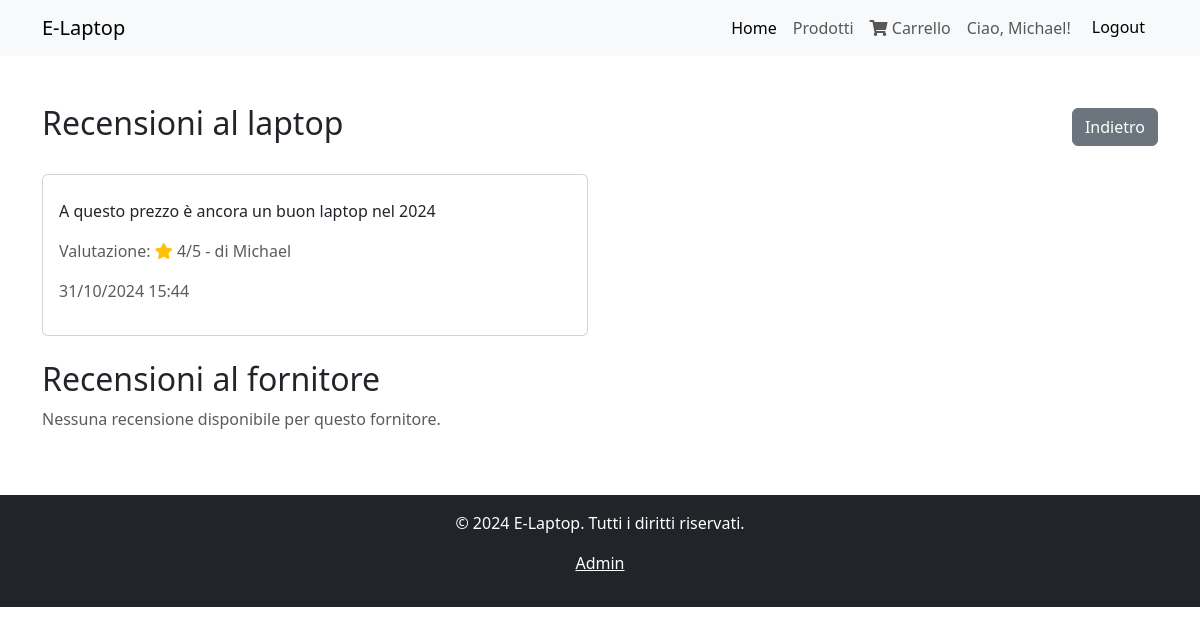
Before: /laptopdetail/28/reviews (signed in) with the older database file.
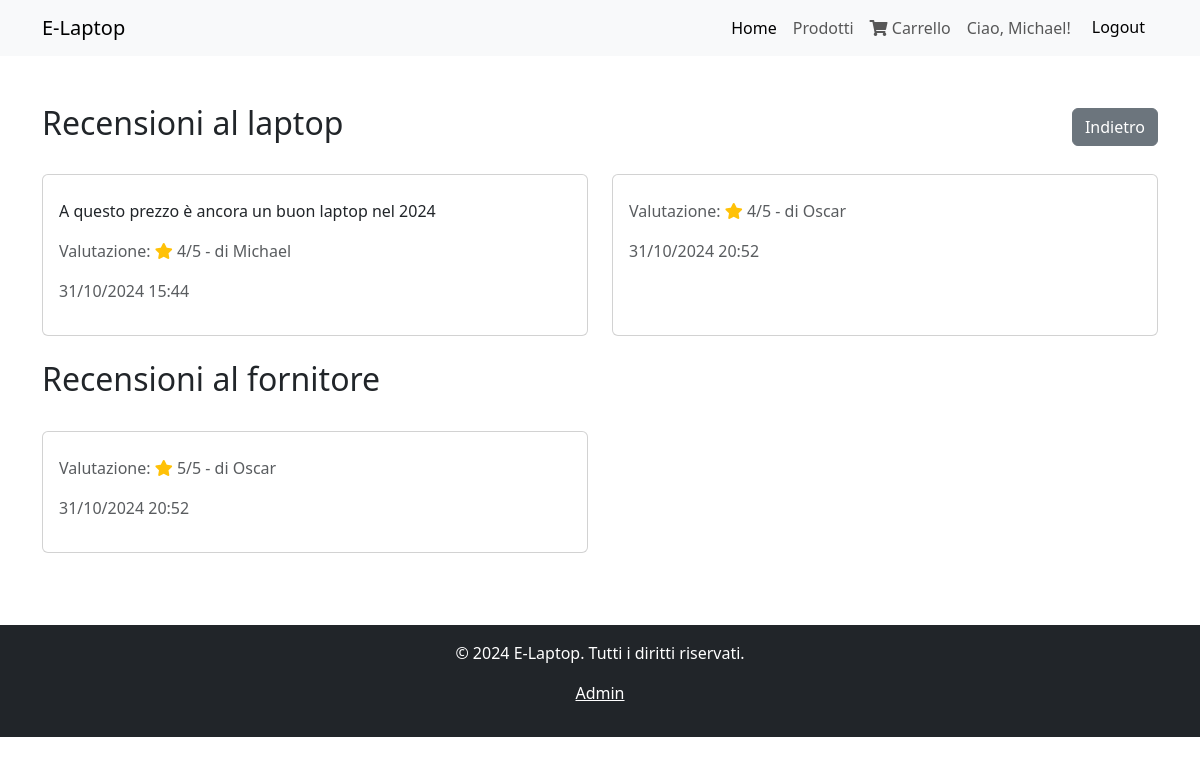
After: the same page with the newer database file.
### management/models.py (models this page shows, shortened)
class CustomUser(AbstractUser):
    USER_TYPE_CHOICES = (
        ('buyer', 'Acquirente'),
        ('seller', 'Fornitore'),
    )
    user_type = models.CharField(max_length=20, choices=USER_TYPE_CHOICES)

class LaptopReview(models.Model):
    user = models.ForeignKey(settings.AUTH_USER_MODEL, on_delete=models.CASCADE)
    laptop = models.ForeignKey(Laptop, on_delete=models.CASCADE)
    rating = models.PositiveIntegerField(choices=[(i, str(i)) for i in range(1, 6)])
    description = models.TextField(max_length=200, blank=True, null=True)
    creation_time = models.DateTimeField(auto_now_add=True)
    class Meta:
        unique_together = (('user', 'laptop'),)

class SellerReview(models.Model):
    user = models.ForeignKey(settings.AUTH_USER_MODEL, on_delete=models.CASCADE, related_name='seller_reviews')
    seller = models.ForeignKey(settings.AUTH_USER_MODEL, on_delete=models.CASCADE, related_name='user_reviews')
    rating = models.PositiveIntegerField(choices=[(i, str(i)) for i in range(1, 6)])
    description = models.TextField(max_length=200, blank=True, null=True)
    creation_time = models.DateTimeField(auto_now_add=True)

### management/views.py (the view)
# urls.py: path('laptopdetail/<int:laptop_id>/reviews', views.laptop_and_seller_reviews_list, name='laptop_and_seller_reviews_list'),
@login_required
def laptop_and_seller_reviews_list(request, laptop_id):
    laptop = get_object_or_404(Laptop, id=laptop_id)
    seller = get_object_or_404(CustomUser, id=laptop.seller_id)
    return render(request, 'management/laptop_and_seller_reviews_list.html', {'laptop': laptop, 'seller': seller})

### management/templates/management/laptop_and_seller_reviews_list.html (shortened to what this page needs)
{% extends "base.html" %}
{% block content %}
<div class="row mt-5">
    <div class="col-md-12">
        <div class="d-flex justify-content-between align-items-center">
            <h2>Recensioni al laptop</h2>
            <a href="{% url 'laptop_detail' laptop.id %}" class="btn btn-secondary">Indietro</a>
        </div>
        {% if laptop.laptopreview_set.exists %}
            <div class="row mt-4">
                {% for review in laptop.laptopreview_set.all %}
                    <div class="col-md-6 mb-4">
                        <div class="card h-100">
                            <div class="card-body">
                                {% if review.description %}
                                    <p class="card-text">{{ review.description }}</p>
                                {% endif %}
                                <p class="text-muted">Valutazione:
                                    <link rel="stylesheet" href="https://cdnjs.cloudflare.com/ajax/libs/font-awesome/5.15.4/css/all.min.css">
                                    <i class="fas fa-star text-warning"></i>
                                    {{ review.rating }}/5 - di {{ review.user.username }}
                                </p>
                                <p class="text-muted">{{ review.creation_time|date:"d/m/Y H:i" }}</p>
                            </div>
                        </div>
                    </div>
                {% endfor %}
            </div>
        {% else %}
            <p class="text-muted">Nessuna recensione disponibile per questo prodotto.</p>
        {% endif %}
    </div>
    <div class="col-md-12">
        <div class="d-flex justify-content-between align-items-center">
            <h2>Recensioni al fornitore</h2>
        </div>
        {% if seller.user_reviews.exists %}
            <div class="row mt-4">
                {% for review in seller.user_reviews.all %}
                    <div class="col-md-6 mb-4">
                        <div class="card h-100">
                            <div class="card-body">
                                <p class="text-muted">Valutazione:
                                    <link rel="stylesheet" href="https://cdnjs.cloudflare.com/ajax/libs/font-awesome/5.15.4/css/all.min.css">
                                    <i class="fas fa-star text-warning"></i>
                                    {{ review.rating }}/5 - di {{ review.user.username }}
                                </p>
                                <p class="text-muted">{{ review.creation_time|date:"d/m/Y H:i" }}</p>
                            </div>
                        </div>
                    </div>
                {% endfor %}
            </div>
        {% else %}
            <p class="text-muted">Nessuna recensione disponibile per questo fornitore.</p>
        {% endif %}
    </div>
</div>
{% endblock %}

### templates/base.html (shortened to what this page needs)
<!DOCTYPE html>
<html lang="it">
<head>
    <link href="https://cdn.jsdelivr.net/npm/bootstrap@5.3.0/dist/css/bootstrap.min.css" rel="stylesheet">
</head>
<body>
    <nav class="navbar navbar-expand-lg navbar-light bg-light">
        <div class="container">
            <a class="navbar-brand" href="{% url 'home' %}">E-Laptop</a>
            <div class="collapse navbar-collapse" id="navbarNav">
                <ul class="navbar-nav ms-auto">
                    <li class="nav-item">
                        <a class="nav-link active" href="{% url 'home' %}">Home</a>
                    </li>
                    <li class="nav-item">
                        <a class="nav-link" href="{% url 'laptops_list' %}">Prodotti</a>
                    </li>
                    {% if user.is_authenticated %}
                        {% if user.user_type == 'buyer' %}
                            <link rel="stylesheet" href="https://cdnjs.cloudflare.com/ajax/libs/font-awesome/6.0.0-beta3/css/all.min.css">
                            <li class="nav-item">
                                <a class="nav-link" href="{% url 'cart_detail' %}">
                                    <i class="fas fa-shopping-cart"></i>
                                    Carrello
                                </a>
                            </li>
                        {% endif %}
                    {% endif %}
                    {% if user.is_authenticated %}
                        <li class="nav-item">
                            <span class="nav-link">Ciao, {{ user.username }}!</span>
                        </li>
                        <li class="nav-item">
                            <form method="POST" action="{% url 'logout' %}"> {% csrf_token %}
                                <button type="submit" class="btn btn-light">Logout</button>
                            </form>
                        </li>
                    {% endif %}
                </ul>
            </div>
        </div>
    </nav>
    <div class="container my-5">
        {% block content %}
        {% endblock %}
    </div>
    <footer class="bg-dark text-white text-center py-3">
        <p>&copy; 2024 E-Laptop. Tutti i diritti riservati.</p>
        <p><a href="http://localhost:8000/admin/" class="text-white">Admin</a></p>
    </footer>
</body>
</html>

Changed rows visible on the page:
added LaptopReview: rating "4", user.username "Oscar", creation_time "31/10/2024 20:52"
added SellerReview: rating "5", user.username "Oscar", creation_time "31/10/2024 20:52"
Other visible differences:
text no longer shown: "Nessuna recensione disponibile per questo fornitore."
